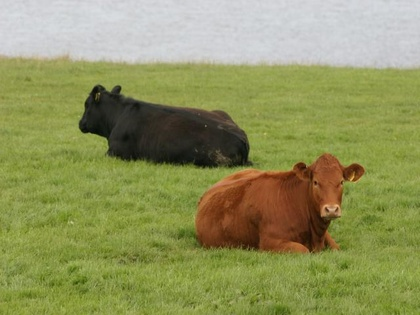
%> input picture cows.jpg, 420 x 315 px, shrunk from 640 x 480 before the run
$ octave ACM216_hw3.m   (GNU Octave 9; MATLAB toolbox functions it lacks are replaced by stand-ins)
%> lines starting %> are read from the running program, lines starting %| are printed output that depends on the picture; in (x1, y1, x2, y2) boxes, pixels count from 0 and x2, y2 are one past the last pixel; in counts of white or black regions, pixels touching at a corner belong together; the program's own positions count from 1
clear
theta = 1.5;
T = 0.0001;
% Import pixel from image file
picture = imread('cows.jpg');
%> picture is the input picture: size 315x420x3 uint8; mean R, G, B 143.5, 147.4, 92.7
pixel = double(rgb2gray(picture));
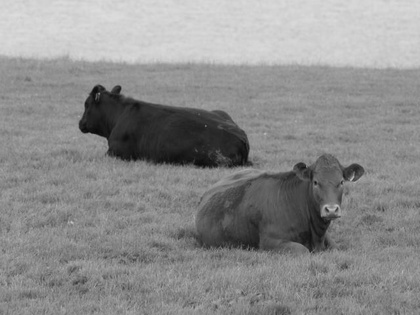
%> pixel: size 315x420 double; min 8, max 222, mean 140
[A,B] = size(pixel);
%> A = 315; B = 420
shaped_pixel = double(reshape(pixel,A*B,1));
pixel_average = double(mean(shaped_pixel));
%> pixel_average = 140
% Resize the image
for i = 1:A
    for j = 1:B
        if (pixel(i,j) - pixel_average) > 0
            pixel(i,j) = 1;
        else
            pixel(i,j) = -1;
        end
    end
end
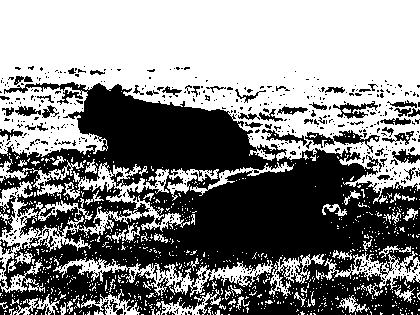
%> pixel: size 315x420 double; values -1 (black) and 1 (white), 52.5% white; 599 black regions (542 under 20 px), largest, box (x1, y1, x2, y2) and area: (0, 82, 420, 315) 56252, (305, 130, 380, 153) 547, (333, 101, 378, 119) 306
figure(1)
imshow(pixel)
C = pixel;
% Image Segmentation
iteration = 10^6;
%> (the run ends here)
